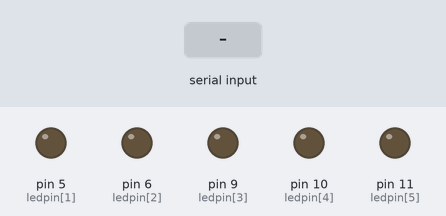
This sketch was run on a simulated Arduino Uno, built with avr-gcc and run on an emulated ATmega328P. On the bench: output pins drawn as LEDs (lit = HIGH). The test bench sets the inputs (shaded band). Pins used as bus, display or sensor lines are not drawn; what the sketch prints to the serial monitor is not drawn.

Above: at 1.2 s.
1.3 s: "1" received over the second serial link
At 2.7 s:
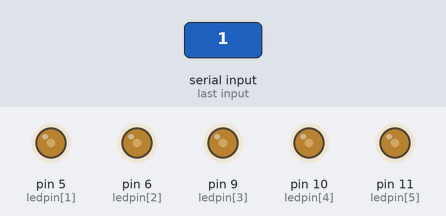
At 4.1 s:
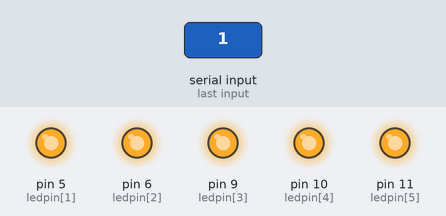
Timing chart, 0 to 10.3 s (numbered marks = the images above; inputs shaded):
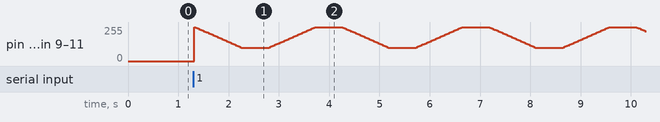

The sketch:

Crystal_Ball.ino
```cpp
#include <SoftwareSerial.h>

SoftwareSerial rfid(2,3);

int ledpin[] = {3, 5, 6, 9, 10, 11};
int ledcount=6;

char tag01[] = "4500B8F08489";
char tag02[] = "4500B8D36947";

char tagString[13];

void setup() {
  Serial.begin(9600);
  rfid.begin(9600);
}

void loop() {
  if (rfid.available()) {
    if (getTag()) {
        printTag();
        for (int numval=0; numval < 4; numval++) {
            for(int value = 255; value >=100; value=value-5) {   // fade out (from max to min)
                for (int i=0; i<ledcount; i++) {
                  analogWrite(ledpin[i], value);          // sets the value (range from 0 to 255)
                }
                delay(30);
            }
           delay(500);
           for(int value = 100 ; value <= 255; value=value+5) { // fade in (from min to max)
               for (int i=0; i<ledcount; i++) {
                   analogWrite(ledpin[i], value);          // sets the value (range from 0 to 255)
               }
               delay(30);                            // waits for 30 milli seconds to see the dimming effect
           }
           delay(500);
        }

        for(int value = 255; value >=0; value=value-3) {  // fade out (from max to min)
            for (int i=0; i<ledcount; i++) {
                analogWrite(ledpin[i], value);          // sets the value (range from 0 to 255)
            }
           delay(30);
        }

        for (int i=0; i<ledcount; i++) {
            analogWrite(ledpin[i], 0);          // sets the value (range from 0 to 255)
        }

    }
  }
}

boolean getTag() {
  char startByte = rfid.read();
  delay(20);

  if (startByte == 2) {
    int index = 0;
    while (index < 12) {
      char incomingByte = rfid.read();

      tagString[index] = incomingByte;
      index++;
    }
  }
  rfid.flush();
  return true;
}

void printTag() {
  for (int i=0; i<12; i++) Serial.print(tagString[i]);
  Serial.println(compareTags());
}

const char* compareTags() {
  if (strncmp(tag01, tagString, 12) == 0) return " Tag 1";
  else if (strncmp(tag02, tagString, 12) == 0) return " Tag 2";
  else return " Not recognized.";
}
```
